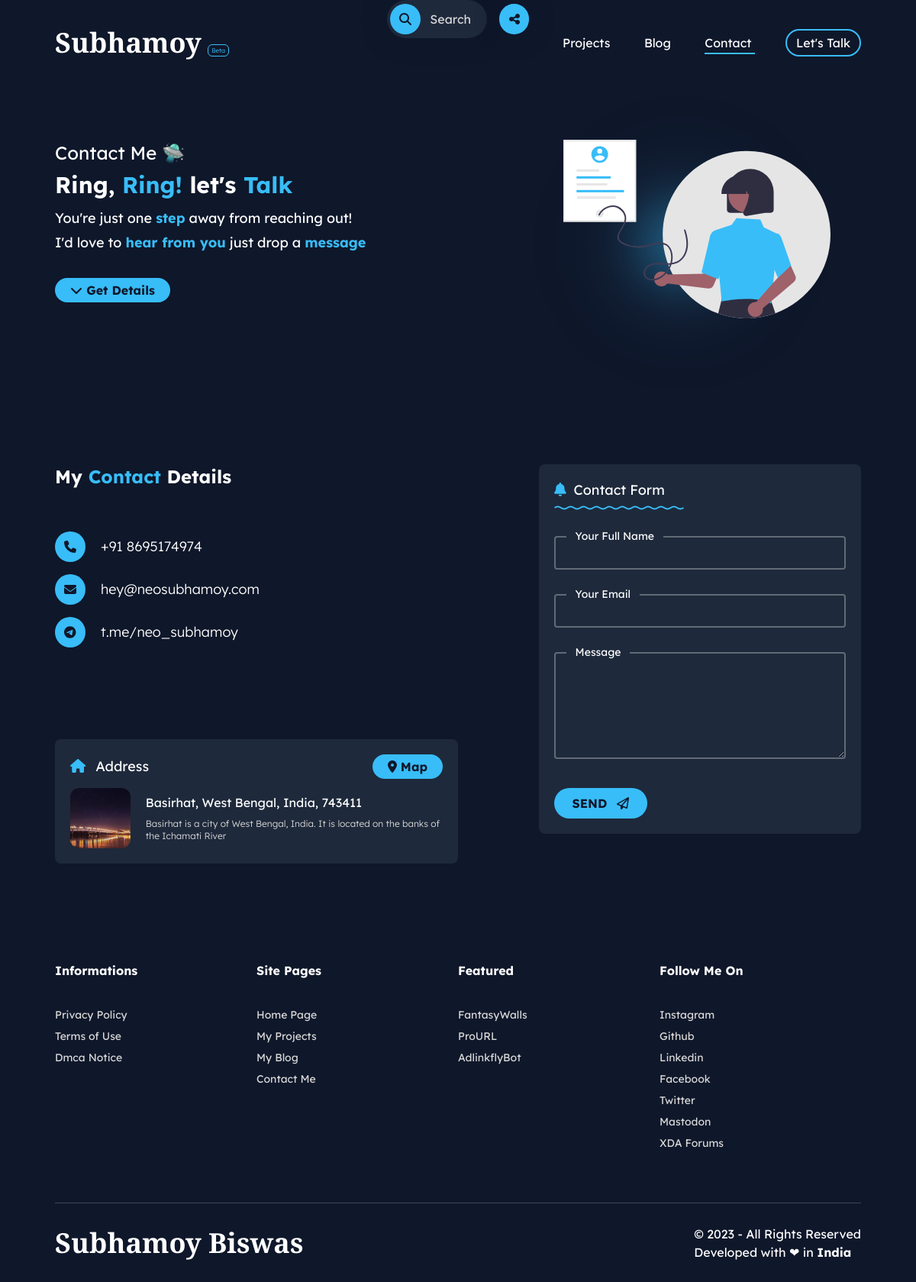
/htdocs/contact.php, run on the app's committed database.
### tables this page shows
CREATE TABLE `featured_projects` (
  `id` int(10) NOT NULL,
  `name` varchar(100) NOT NULL,
  `description` varchar(200) NOT NULL,
  `link` varchar(100) NOT NULL,
  `thumbnail` varchar(100) DEFAULT NULL
);

CREATE TABLE `socials` (
  `id` int(10) NOT NULL,
  `platform` varchar(100) NOT NULL,
  `icon` varchar(100) NOT NULL,
  `link` varchar(100) NOT NULL,
  `stag` varchar(100) DEFAULT NULL
);

### htdocs/core/host_config.php (called while the page is built)
<?php
$currentHost = $_SERVER['HTTP_HOST'];
if($currentHost == "localhost") {
    $basePath = "https://localhost/neosubhamoy/htdocs";
}
elseif ($currentHost == "192.168.29.177") {
    $basePath = "https://192.168.29.177/neosubhamoy/htdocs";
}
else {
    $basePath = "https://" . $currentHost;
}
?>

### htdocs/core/query_functions.php (called while the page is built, shortened)
<?php
function fetch_all_records($conn, $table_name) {
    $sql = "SELECT * FROM $table_name";
    $result = $conn -> query($sql);
    return $result;
}
?>

### htdocs/contact.php (the view, shortened to what this page needs)
<?php
require 'core/connection.php';
require 'core/host_config.php';
require 'core/query_functions.php';
?>
<!DOCTYPE html>
<html lang="en">
<head>
    <?php require 'assets/_integrate.php';?>
</head>
<body class="font-lexend bg-bg_primary text-accent_secondary">
    <?php include 'assets/_floatingbar.php';?>
    <?php require 'assets/_header.php';?>
    <div class="contactbox w-full px-4 lg:px-[4.5rem] flex flex-col items-center">
        <div class="herosection w-full flex flex-col-reverse justify-center lg:flex-row lg:justify-between items-center mb-3">
            <div class="herotitle w-full lg:w-auto px-2 lg:px-0 lg:mt-16 lg:mb-10 2xl:mt-24 2xl:mb-32">
                <p class="text-xl lg:text-2xl my-3 lg:my-2">Contact Me 🛸</p>
                <h1 class="text-2xl lg:text-3xl mt-1 mb-4 lg:mt-2 lg:mb-3 lg:whitespace-nowrap font-bold">Ring, <span class="text-accent_primary">Ring!</span> let's <span class="text-accent_primary">Talk</span></h1>
                <h2 class="text-lg mt-3 mb-1 lg:mt-2 lg:mb-1 lg:whitespace-nowrap">You're just one <span class="text-accent_primary font-bold">step</span> away from reaching out!</h2>
                <h3 class="text-lg mt-1 mb-3 lg:mt-1 lg:mb-2 lg:whitespace-nowrap">I'd love to <span class="text-accent_primary font-bold">hear from you</span> just drop a <span class="text-accent_primary font-bold">message</span></h3>
                <div class="w-full flex justify-start items-center my-7 lg:my-6">
                    <button class="w-fit px-5 py-1 my-2 mr-2 font-bold bg-accent_primary text-bg_primary rounded-full hover:shadow-lg hover:shadow-accent_secondary_transparent hover:bg-accent_secondary hover:rounded-lg transition transform duration-500" onclick="location.href='#contactsection'"><i class="fa-solid fa-chevron-down"></i> Get Details</button>
                </div>
            </div>
            <div class="heroimage w-full h-full flex justify-center lg:justify-end items-center mt-10 lg:mt-0">
                <div class="wrapper w-[250px] lg:w-[350px] mb-20 mt-10 lg:mb-0 lg:mt-5 lg:mr-10 z-20">
                    <img src="./assets/images/contact-heroimage.svg" alt="heroimage">
                </div>
            </div>
        </div>
        <div id="contactsection" class="contactsection w-full flex flex-col justify-start lg:flex-row lg:justify-between items-start mt-32 mb-72 lg:mb-32 px-2 lg:px-0">
            <div class="leftsec mb-14 w-full flex flex-col justify-between lg:w-[50%] lg:mb-0">
                <div class="leftsectop">
                    <h4 class="text-2xl font-bold mb-10">My <span class="text-accent_primary">Contact</span> Details</h4>
                    <div class="contactinfocont mt-14">
                        <div class="flex items-center my-4">
                            <span class="w-[40px] h-[40px] bg-accent_primary text-bg_primary flex justify-center items-center rounded-full mr-5" title="Contact via Phone Call"><i class="fa-solid fa-phone"></i></span>
                            <p class="text-lg font-light cursor-pointer" onclick="copy_to_clipboard('+91 8695174974', 'Number')">+91 8695174974</p>
                        </div>
                        <div class="flex items-center my-4">
                            <span class="w-[40px] h-[40px] bg-accent_primary text-bg_primary flex justify-center items-center rounded-full mr-5" title="Contact via Email"><i class="fa-solid fa-envelope"></i></span>
                            <p class="text-lg font-light cursor-pointer" onclick="location.href='mailto:hey@neosubhamoy.com'">hey@neosubhamoy.com</p>
                        </div>
                        <div class="flex items-center my-4">
                            <span class="w-[40px] h-[40px] bg-accent_primary text-bg_primary flex justify-center items-center rounded-full mr-5" title="Chat with me on Telegram"><i class="fa-brands fa-telegram"></i></span>
                            <p class="text-lg font-light cursor-pointer" onclick="window.open('https://t.me/neo_subhamoy', '_blank')">t.me/neo_subhamoy</p>
                        </div>
                    </div>
                </div>
                <div class="leftsecbottom mt-10 lg:mt-[6.5rem]">
                    <div class="hoverAnimatedContainer bg-bg_secondary rounded-lg p-5 relative">
                        <span class="flex items-center text-lg justify-between">
                            <span class="">
                                <i class="fa-solid fa-house text-accent_primary"></i>
                                <span class="ml-2">Address</span>
                            </span>
                            <button class="w-fit px-5 py-1 text-base font-bold bg-accent_primary text-bg_primary rounded-full hover:shadow-lg hover:shadow-accent_secondary_transparent hover:bg-accent_secondary hover:rounded-lg transition transform duration-500" onclick="window.open('https://www.google.com/maps/place/Basirhat,+West+Bengal/')"><i class="fa-solid fa-location-dot"></i> Map</button>
                        </span>
                        <div class="flex items-center mt-3">
                            <div class="wrapper w-[200px] lg:w-[100px] rounded-xl overflow-hidden">
                                <img src="assets/images/basirhat.webp" alt="basirhat">
                            </div>
                            <div class="ml-5">
                                <h5 class="">Basirhat, West Bengal, India, 743411</h5>
                                <p class="text-xs font-light text-accent_three mt-2">Basirhat is a city of West Bengal, India. It is located on the banks of the Ichamati River</p>
                            </div>
                        </div>
                    </div>
                </div>
            </div>
            <div class="rightsec w-full lg:w-[40%]">
                <form id="contactForm" class="contactform w-full flex flex-col justify-center bg-bg_secondary rounded-lg p-5" method="POST" enctype="application/x-www-form-urlencoded" autocomplete="off">
                    <p class="self-start w-[40%] pb-1 text-lg whitespace-nowrap"><i class="fa-solid fa-bell text-accent_primary"></i>&nbsp; Contact Form</p>
                    <div class="nameinputcont w-full relative my-4">
                        <input id="contactNameInput" type="text" class="peer w-full p-2 border-[2px] bg-bg_secondary border-accent_secondary_transparent rounded outline-none focus:border-accent_primary">
                        <span class="absolute text-sm -top-[0.60rem] left-4 px-3 bg-bg_secondary peer-focus:text-accent_primary">Your Full Name</span>
                    </div>
                    <div class="emailinputcont w-full relative my-4">
                        <input id="contactEmailInput" type="email" class="peer w-full p-2 border-[2px] bg-bg_secondary border-accent_secondary_transparent rounded outline-none focus:border-accent_primary invalid:border-[#ff1c49]" autocomplete="new-password">
                        <span class="absolute text-sm -top-[0.60rem] left-4 px-3 bg-bg_secondary peer-focus:text-accent_primary peer-invalid:text-[#ff1c49]">Your Email</span>
                    </div>
                    <div class="messagetextcont w-full relative my-4">
                        <textarea id="contactMessageInput" type="text" rows="5" class="peer w-full p-2 border-[2px] bg-bg_secondary border-accent_secondary_transparent rounded outline-none focus:border-accent_primary"></textarea>
                        <span class="absolute text-sm -top-[0.60rem] left-4 px-3 bg-bg_secondary peer-focus:text-accent_primary">Message</span>
                    </div>
                    <div class="contactsubmit w-full mt-4">
                        <button id="contactSendButton" type="submit" class="bg-accent_primary rounded-full py-2 px-6 text-bg_primary font-bold hover:shadow-lg hover:shadow-accent_secondary_transparent hover:bg-accent_secondary hover:rounded-lg transition transform duration-500">SEND <i class="fa-regular fa-paper-plane ml-2"></i></button>
                    </div>
                </form>
            </div>
        </div>
    </div>
    <?php require 'assets/_footer.php';?>
</body>
</html>

### htdocs/assets/_footer.php
<footer class="w-full px-6 lg:px-[4.5rem]">
    <div class="fottermenu w-full flex justify-around flex-wrap lg:flex-nowrap mb-10">
        <div class="w-[50%] lg:w-[25%] flex flex-col justify-start items-start mb-10 lg:mb-0">
            <h6 class="font-bold mb-8">Informations</h6>
            <a class="text-sm text-accent_three my-1 hover:text-accent_secondary transition transform duration-100" href="<?php echo $basePath . '/privacy-policy' ?>">Privacy Policy</a>
            <a class="text-sm text-accent_three my-1 hover:text-accent_secondary transition transform duration-100" href="<?php echo $basePath . '/terms-of-use' ?>">Terms of Use</a>
            <a class="text-sm text-accent_three my-1 hover:text-accent_secondary transition transform duration-100" href="<?php echo $basePath . '/dmca' ?>">Dmca Notice</a>
        </div>
        <div class="w-[50%] lg:w-[25%] flex flex-col justify-start items-start mb-10 lg:mb-0">
            <h6 class="font-bold mb-8">Site Pages</h6>
            <a class="text-sm text-accent_three my-1 hover:text-accent_secondary transition transform duration-100" href="<?php echo $basePath ?>">Home Page</a>
            <a class="text-sm text-accent_three my-1 hover:text-accent_secondary transition transform duration-100" href="<?php echo $basePath . '/projects' ?>">My Projects</a>
            <a class="text-sm text-accent_three my-1 hover:text-accent_secondary transition transform duration-100" href="<?php echo $basePath . '/blog' ?>">My Blog</a>
            <a class="text-sm text-accent_three my-1 hover:text-accent_secondary transition transform duration-100" href="<?php echo $basePath . '/contact' ?>">Contact Me</a>
        </div>
        <div class="w-[50%] lg:w-[25%] flex flex-col justify-start items-start mb-10 lg:mb-0">
            <h6 class="font-bold mb-8">Featured</h6>
            <?php
            $featured_projects_footer = fetch_all_records($conn, "featured_projects");
            if($featured_projects_footer -> num_rows > 0) {
                while($featured_footer_item = $featured_projects_footer -> fetch_assoc()) {
                    echo "
                    <a class='text-sm text-accent_three my-1 hover:text-accent_secondary transition transform duration-100' href='".$featured_footer_item['link']."' target='_blank'>".$featured_footer_item['name']."</a>
                    ";
                }
            }
            ?>
        </div>
        <div class="w-[50%] lg:w-[25%] flex flex-col justify-start items-start mb-10 lg:mb-0">
            <h6 class="font-bold mb-8">Follow Me On</h6>
            <?php
            $footer_socials = fetch_all_records($conn, "socials");
            if($footer_socials -> num_rows > 0) {
                while($footer_social = $footer_socials -> fetch_assoc()) {
                    echo "
                    <a class='text-sm text-accent_three my-1 hover:text-accent_secondary transition transform duration-100' href='".$footer_social['link']."' target='_blank'>".$footer_social['platform']."</a>
                    ";
                }
            }
            ?>
        </div>
    </div>
    <hr class="opacity-20 mt-16 mb-5">
    <div class="copyrightsection w-full flex justify-between items-center mt-7 mb-12">
        <a class="font-cormorant text-4xl font-bold hidden lg:block" href="https://neosubhamoy.xyz">Subhamoy Biswas</a>
        <p class="">&#169; <script>document.write(new Date().getFullYear())</script> - All Rights Reserved<br>Developed with &#10084; in <a class="font-bold" href="">India</a></p>
    </div>
</footer>

### htdocs/assets/extra-style.css (style rules this page uses)
.hoverAnimatedContainer::before { background: radial-gradient(600px circle at var(--mouse-x) var(--mouse-y), rgba(255,255,255,0.06), transparent 40%); border-radius: inherit; content: ""; height: 100%; width: 100%; position: absolute; left: 0px; top: 0px; opacity: 0; transition: opacity 500ms; }

### data on the page
featured_projects: name "FantasyWalls"
featured_projects: name "ProURL"
featured_projects: name "AdlinkflyBot"
socials: platform "Instagram"
socials: platform "Github"
socials: platform "Linkedin"
socials: platform "Facebook"
socials: platform "Twitter"
socials: platform "Mastodon"
socials: platform "XDA Forums"
